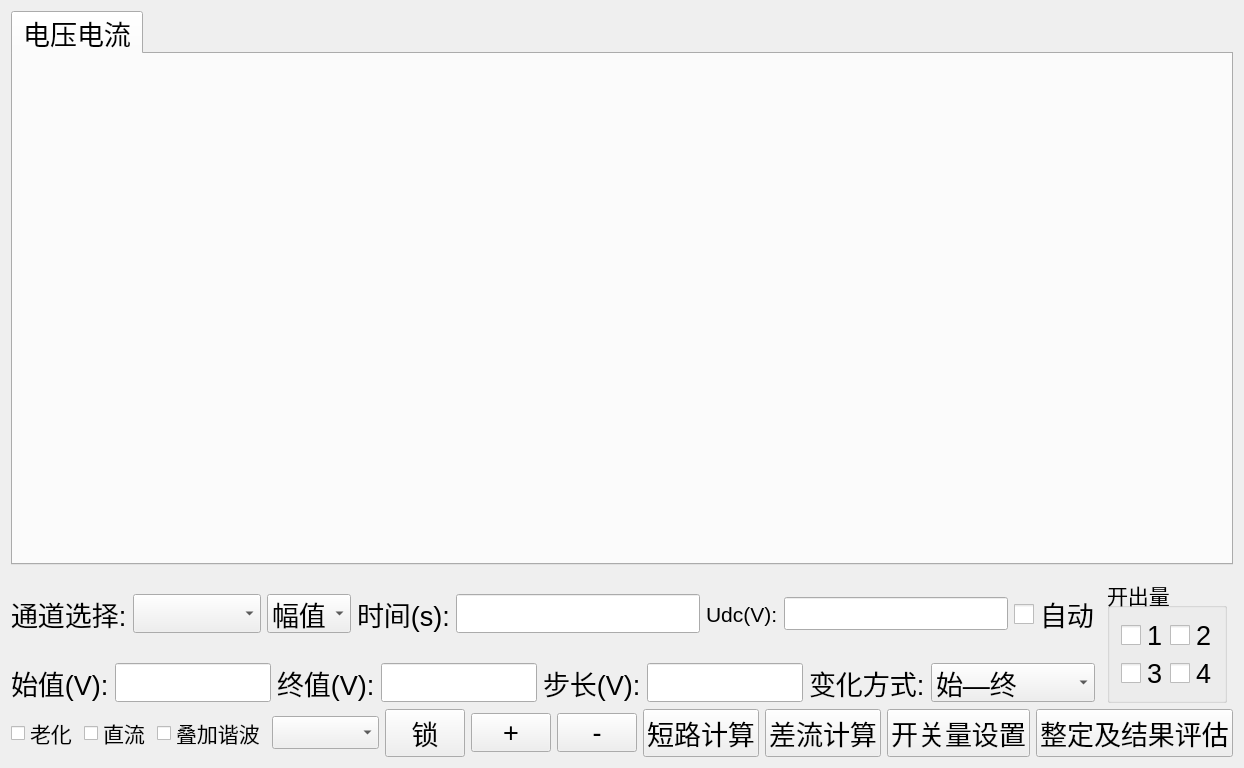
<?xml version="1.0" encoding="UTF-8"?>
<ui version="4.0">
 <class>QSttMacroParaEditViewManual</class>
 <widget class="QWidget" name="QSttMacroParaEditViewManual">
  <property name="windowModality">
   <enum>Qt::NonModal</enum>
  </property>
  <property name="geometry">
   <rect>
    <x>0</x>
    <y>0</y>
    <width>1024</width>
    <height>768</height>
   </rect>
  </property>
  <property name="sizePolicy">
   <sizepolicy hsizetype="Preferred" vsizetype="Preferred">
    <horstretch>0</horstretch>
    <verstretch>0</verstretch>
   </sizepolicy>
  </property>
  <property name="minimumSize">
   <size>
    <width>0</width>
    <height>0</height>
   </size>
  </property>
  <property name="maximumSize">
   <size>
    <width>1024</width>
    <height>768</height>
   </size>
  </property>
  <property name="font">
   <font>
    <pointsize>16</pointsize>
   </font>
  </property>
  <property name="focusPolicy">
   <enum>Qt::StrongFocus</enum>
  </property>
  <property name="contextMenuPolicy">
   <enum>Qt::NoContextMenu</enum>
  </property>
  <property name="windowTitle">
   <string>QSttMacroParaEditManualTestView</string>
  </property>
  <property name="windowOpacity">
   <double>1.000000000000000</double>
  </property>
  <layout class="QGridLayout" name="gridLayout_2">
   <item row="2" column="1">
    <spacer name="horizontalSpacer_4">
     <property name="orientation">
      <enum>Qt::Horizontal</enum>
     </property>
     <property name="sizeType">
      <enum>QSizePolicy::Preferred</enum>
     </property>
     <property name="sizeHint" stdset="0">
      <size>
       <width>37</width>
       <height>39</height>
      </size>
     </property>
    </spacer>
   </item>
   <item row="1" column="0" rowspan="2">
    <widget class="QWidget" name="m_frmOtherPara" native="true">
     <layout class="QHBoxLayout" name="horizontalLayout_4" stretch="0">
      <property name="spacing">
       <number>0</number>
      </property>
      <property name="margin">
       <number>0</number>
      </property>
      <item>
       <layout class="QVBoxLayout" name="verticalLayout">
        <item>
         <layout class="QHBoxLayout" name="horizontalLayout_2">
          <item>
           <widget class="QLabel" name="m_labChannel">
            <property name="sizePolicy">
             <sizepolicy hsizetype="Minimum" vsizetype="Preferred">
              <horstretch>0</horstretch>
              <verstretch>0</verstretch>
             </sizepolicy>
            </property>
            <property name="font">
             <font>
              <pointsize>20</pointsize>
             </font>
            </property>
            <property name="text">
             <string>通道选择:</string>
            </property>
           </widget>
          </item>
          <item>
           <widget class="QScrollComboBox" name="m_cbbChannel">
            <property name="minimumSize">
             <size>
              <width>0</width>
              <height>0</height>
             </size>
            </property>
            <property name="maximumSize">
             <size>
              <width>16777215</width>
              <height>16777215</height>
             </size>
            </property>
            <property name="font">
             <font>
              <pointsize>20</pointsize>
             </font>
            </property>
           </widget>
          </item>
          <item>
           <widget class="QScrollComboBox" name="m_cbbSelect">
            <property name="minimumSize">
             <size>
              <width>0</width>
              <height>0</height>
             </size>
            </property>
            <property name="maximumSize">
             <size>
              <width>16777215</width>
              <height>16777215</height>
             </size>
            </property>
            <property name="font">
             <font>
              <pointsize>20</pointsize>
             </font>
            </property>
            <item>
             <property name="text">
              <string>幅值</string>
             </property>
            </item>
            <item>
             <property name="text">
              <string>相位</string>
             </property>
            </item>
            <item>
             <property name="text">
              <string>频率</string>
             </property>
            </item>
           </widget>
          </item>
          <item>
           <widget class="QLabel" name="m_labTime">
            <property name="font">
             <font>
              <pointsize>20</pointsize>
             </font>
            </property>
            <property name="text">
             <string>时间(s):</string>
            </property>
           </widget>
          </item>
          <item>
           <widget class="QSttLineEdit" name="m_editTime">
            <property name="font">
             <font>
              <pointsize>20</pointsize>
             </font>
            </property>
            <property name="frame">
             <bool>true</bool>
            </property>
           </widget>
          </item>
          <item>
           <widget class="QLabel" name="m_labUdc">
            <property name="text">
             <string>Udc(V):</string>
            </property>
           </widget>
          </item>
          <item>
           <widget class="QSttLineEdit" name="m_editUdc"/>
          </item>
          <item>
           <widget class="QSttCheckBox" name="m_cbAuto">
            <property name="sizePolicy">
             <sizepolicy hsizetype="Preferred" vsizetype="Preferred">
              <horstretch>0</horstretch>
              <verstretch>0</verstretch>
             </sizepolicy>
            </property>
            <property name="font">
             <font>
              <pointsize>20</pointsize>
             </font>
            </property>
            <property name="styleSheet">
             <string notr="true">QCheckBox::indicator {  width: 20px;  height: 20px;}</string>
            </property>
            <property name="text">
             <string>自动</string>
            </property>
           </widget>
          </item>
         </layout>
        </item>
        <item>
         <layout class="QHBoxLayout" name="horizontalLayout_3">
          <item>
           <widget class="QLabel" name="m_labInitVal">
            <property name="font">
             <font>
              <pointsize>20</pointsize>
             </font>
            </property>
            <property name="text">
             <string>始值(V):</string>
            </property>
           </widget>
          </item>
          <item>
           <widget class="QSttLineEdit" name="m_editIintVal">
            <property name="font">
             <font>
              <pointsize>20</pointsize>
             </font>
            </property>
           </widget>
          </item>
          <item>
           <widget class="QLabel" name="m_labFinishVal">
            <property name="font">
             <font>
              <pointsize>20</pointsize>
             </font>
            </property>
            <property name="text">
             <string>终值(V):</string>
            </property>
           </widget>
          </item>
          <item>
           <widget class="QSttLineEdit" name="m_editFinishVal">
            <property name="font">
             <font>
              <pointsize>20</pointsize>
             </font>
            </property>
            <property name="text">
             <string/>
            </property>
            <property name="frame">
             <bool>true</bool>
            </property>
            <property name="echoMode">
             <enum>QLineEdit::Normal</enum>
            </property>
            <property name="alignment">
             <set>Qt::AlignLeading|Qt::AlignLeft|Qt::AlignVCenter</set>
            </property>
           </widget>
          </item>
          <item>
           <widget class="QLabel" name="m_labStep">
            <property name="font">
             <font>
              <pointsize>20</pointsize>
             </font>
            </property>
            <property name="text">
             <string>步长(V):</string>
            </property>
           </widget>
          </item>
          <item>
           <widget class="QSttLineEdit" name="m_editStep">
            <property name="font">
             <font>
              <pointsize>20</pointsize>
             </font>
            </property>
           </widget>
          </item>
          <item>
           <widget class="QLabel" name="m_labChangeType">
            <property name="font">
             <font>
              <pointsize>20</pointsize>
             </font>
            </property>
            <property name="text">
             <string>变化方式:</string>
            </property>
           </widget>
          </item>
          <item>
           <widget class="QScrollComboBox" name="m_cbbChangeType">
            <property name="font">
             <font>
              <pointsize>20</pointsize>
             </font>
            </property>
            <item>
             <property name="text">
              <string>始—终</string>
             </property>
            </item>
            <item>
             <property name="text">
              <string>始—终—始</string>
             </property>
            </item>
           </widget>
          </item>
         </layout>
        </item>
       </layout>
      </item>
     </layout>
    </widget>
   </item>
   <item row="2" column="2">
    <widget class="QGroupBox" name="m_boxOutSetting">
     <property name="sizePolicy">
      <sizepolicy hsizetype="Preferred" vsizetype="Preferred">
       <horstretch>0</horstretch>
       <verstretch>0</verstretch>
      </sizepolicy>
     </property>
     <property name="minimumSize">
      <size>
       <width>0</width>
       <height>0</height>
      </size>
     </property>
     <property name="maximumSize">
      <size>
       <width>16777215</width>
       <height>16777215</height>
      </size>
     </property>
     <property name="title">
      <string>开出量</string>
     </property>
     <property name="alignment">
      <set>Qt::AlignLeading|Qt::AlignLeft|Qt::AlignVCenter</set>
     </property>
     <property name="flat">
      <bool>false</bool>
     </property>
     <property name="checkable">
      <bool>false</bool>
     </property>
     <layout class="QGridLayout" name="gridLayout">
      <item row="0" column="1">
       <widget class="QSttCheckBox" name="m_cbOut2">
        <property name="font">
         <font>
          <pointsize>20</pointsize>
         </font>
        </property>
        <property name="styleSheet">
         <string notr="true">QCheckBox::indicator {  width: 20px;  height: 20px;}</string>
        </property>
        <property name="text">
         <string>2</string>
        </property>
       </widget>
      </item>
      <item row="1" column="0">
       <widget class="QSttCheckBox" name="m_cbOut3">
        <property name="font">
         <font>
          <pointsize>20</pointsize>
         </font>
        </property>
        <property name="styleSheet">
         <string notr="true">QCheckBox::indicator {  width: 20px;  height: 20px;}</string>
        </property>
        <property name="text">
         <string>3</string>
        </property>
       </widget>
      </item>
      <item row="1" column="1">
       <widget class="QSttCheckBox" name="m_cbOut4">
        <property name="font">
         <font>
          <pointsize>20</pointsize>
         </font>
        </property>
        <property name="styleSheet">
         <string notr="true">QCheckBox::indicator {  width: 20px;  height: 20px;}</string>
        </property>
        <property name="text">
         <string>4</string>
        </property>
       </widget>
      </item>
      <item row="0" column="0">
       <widget class="QSttCheckBox" name="m_cbOut1">
        <property name="sizePolicy">
         <sizepolicy hsizetype="Minimum" vsizetype="Fixed">
          <horstretch>0</horstretch>
          <verstretch>0</verstretch>
         </sizepolicy>
        </property>
        <property name="font">
         <font>
          <pointsize>20</pointsize>
         </font>
        </property>
        <property name="autoFillBackground">
         <bool>false</bool>
        </property>
        <property name="styleSheet">
         <string notr="true">QCheckBox::indicator {
    width: 20px;
    height: 20px;
}</string>
        </property>
        <property name="text">
         <string>1</string>
        </property>
        <property name="checkable">
         <bool>true</bool>
        </property>
        <property name="checked">
         <bool>false</bool>
        </property>
        <property name="autoRepeat">
         <bool>false</bool>
        </property>
        <property name="autoExclusive">
         <bool>false</bool>
        </property>
       </widget>
      </item>
     </layout>
    </widget>
   </item>
   <item row="4" column="0" colspan="4">
    <widget class="QWidget" name="m_frmParas" native="true">
     <layout class="QHBoxLayout" name="horizontalLayout_5">
      <property name="spacing">
       <number>0</number>
      </property>
      <property name="margin">
       <number>0</number>
      </property>
      <item>
       <layout class="QHBoxLayout" name="horizontalLayout">
        <item>
         <widget class="QCheckBox" name="m_cbOld">
          <property name="text">
           <string>老化</string>
          </property>
         </widget>
        </item>
        <item>
         <widget class="QCheckBox" name="m_cbDC">
          <property name="text">
           <string>直流</string>
          </property>
         </widget>
        </item>
        <item>
         <widget class="QCheckBox" name="m_checkBoxHarm">
          <property name="text">
           <string>叠加谐波</string>
          </property>
         </widget>
        </item>
        <item>
         <widget class="QScrollComboBox" name="m_comboBoxHarm"/>
        </item>
        <item>
         <widget class="QPushButton" name="m_btnLock">
          <property name="sizePolicy">
           <sizepolicy hsizetype="Minimum" vsizetype="Fixed">
            <horstretch>0</horstretch>
            <verstretch>0</verstretch>
           </sizepolicy>
          </property>
          <property name="minimumSize">
           <size>
            <width>0</width>
            <height>0</height>
           </size>
          </property>
          <property name="maximumSize">
           <size>
            <width>16777215</width>
            <height>16777215</height>
           </size>
          </property>
          <property name="font">
           <font>
            <pointsize>20</pointsize>
           </font>
          </property>
          <property name="text">
           <string>锁</string>
          </property>
         </widget>
        </item>
        <item>
         <widget class="QPushButton" name="m_btnAdd">
          <property name="font">
           <font>
            <pointsize>20</pointsize>
           </font>
          </property>
          <property name="text">
           <string>+</string>
          </property>
         </widget>
        </item>
        <item>
         <widget class="QPushButton" name="m_btnMinus">
          <property name="font">
           <font>
            <pointsize>20</pointsize>
           </font>
          </property>
          <property name="text">
           <string>-</string>
          </property>
         </widget>
        </item>
        <item>
         <widget class="QPushButton" name="m_btnShortCalcu">
          <property name="font">
           <font>
            <pointsize>20</pointsize>
           </font>
          </property>
          <property name="text">
           <string>短路计算</string>
          </property>
         </widget>
        </item>
        <item>
         <widget class="QPushButton" name="m_btnDiffCalc">
          <property name="font">
           <font>
            <pointsize>20</pointsize>
           </font>
          </property>
          <property name="text">
           <string>差流计算</string>
          </property>
         </widget>
        </item>
        <item>
         <widget class="QPushButton" name="m_btnInBinaryOutSet">
          <property name="font">
           <font>
            <pointsize>20</pointsize>
           </font>
          </property>
          <property name="text">
           <string>开关量设置</string>
          </property>
         </widget>
        </item>
        <item>
         <widget class="QPushButton" name="m_btnEstimate">
          <property name="font">
           <font>
            <pointsize>20</pointsize>
           </font>
          </property>
          <property name="text">
           <string>整定及结果评估</string>
          </property>
         </widget>
        </item>
       </layout>
      </item>
     </layout>
    </widget>
   </item>
   <item row="0" column="0" colspan="4">
    <widget class="QSttTabWidget" name="m_tabWidget">
     <property name="sizePolicy">
      <sizepolicy hsizetype="Preferred" vsizetype="Preferred">
       <horstretch>0</horstretch>
       <verstretch>100</verstretch>
      </sizepolicy>
     </property>
     <property name="minimumSize">
      <size>
       <width>0</width>
       <height>0</height>
      </size>
     </property>
     <property name="font">
      <font>
       <pointsize>20</pointsize>
      </font>
     </property>
     <property name="tabShape">
      <enum>QTabWidget::Rounded</enum>
     </property>
     <property name="currentIndex">
      <number>0</number>
     </property>
     <widget class="QWidget" name="m_layoutIV">
      <attribute name="title">
       <string>电压电流</string>
      </attribute>
     </widget>
    </widget>
   </item>
   <item row="2" column="3">
    <spacer name="horizontalSpacer_5">
     <property name="orientation">
      <enum>Qt::Horizontal</enum>
     </property>
     <property name="sizeType">
      <enum>QSizePolicy::Preferred</enum>
     </property>
     <property name="sizeHint" stdset="0">
      <size>
       <width>37</width>
       <height>38</height>
      </size>
     </property>
    </spacer>
   </item>
  </layout>
  <zorder>m_boxOutSetting</zorder>
  <zorder>horizontalSpacer_4</zorder>
  <zorder>horizontalSpacer_5</zorder>
  <zorder>m_frmOtherPara</zorder>
  <zorder>m_frmParas</zorder>
  <zorder>m_tabWidget</zorder>
 </widget>
 <layoutdefault spacing="6" margin="11"/>
 <customwidgets>
  <customwidget>
   <class>QSttLineEdit</class>
   <extends>QLineEdit</extends>
   <header>../Controls/SttLineEdit.h</header>
  </customwidget>
  <customwidget>
   <class>QSttCheckBox</class>
   <extends>QCheckBox</extends>
   <header>../Controls/SttCheckBox.h</header>
  </customwidget>
  <customwidget>
   <class>QScrollComboBox</class>
   <extends>QComboBox</extends>
   <header>../Module/ScrollCtrl/ScrollComboBox.h</header>
  </customwidget>
  <customwidget>
   <class>QSttTabWidget</class>
   <extends>QTabWidget</extends>
   <header>../Controls/SttTabWidget.h</header>
   <container>1</container>
  </customwidget>
 </customwidgets>
 <resources/>
 <connections/>
</ui>
